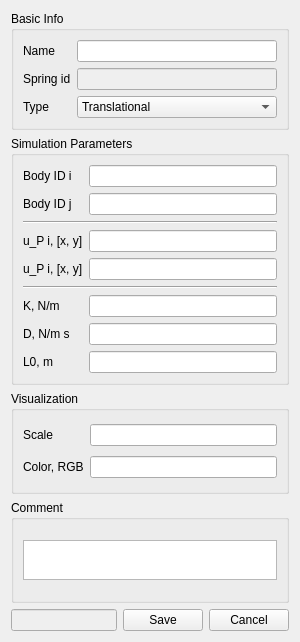
<?xml version="1.0" encoding="UTF-8"?>
<ui version="4.0">
 <class>Form</class>
 <widget class="QWidget" name="Form">
  <property name="geometry">
   <rect>
    <x>0</x>
    <y>0</y>
    <width>300</width>
    <height>642</height>
   </rect>
  </property>
  <property name="minimumSize">
   <size>
    <width>300</width>
    <height>642</height>
   </size>
  </property>
  <property name="maximumSize">
   <size>
    <width>302</width>
    <height>642</height>
   </size>
  </property>
  <property name="windowTitle">
   <string>Spring</string>
  </property>
  <layout class="QVBoxLayout" name="verticalLayout">
   <item>
    <widget class="QGroupBox" name="groupBox_basicInfo">
     <property name="title">
      <string>Basic Info</string>
     </property>
     <layout class="QGridLayout" name="gridLayout">
      <item row="1" column="0">
       <widget class="QLabel" name="springID_label">
        <property name="text">
         <string>Spring id</string>
        </property>
       </widget>
      </item>
      <item row="0" column="2">
       <widget class="QLineEdit" name="name_lineEdit"/>
      </item>
      <item row="2" column="2">
       <widget class="QComboBox" name="springType_comboBox">
        <item>
         <property name="text">
          <string>Translational</string>
         </property>
        </item>
        <item>
         <property name="text">
          <string>Rotational</string>
         </property>
        </item>
       </widget>
      </item>
      <item row="2" column="0">
       <widget class="QLabel" name="springType_label">
        <property name="text">
         <string>Type</string>
        </property>
       </widget>
      </item>
      <item row="1" column="2">
       <widget class="QLineEdit" name="springID_lineEdit">
        <property name="enabled">
         <bool>false</bool>
        </property>
       </widget>
      </item>
      <item row="0" column="0">
       <widget class="QLabel" name="name_label">
        <property name="text">
         <string>Name</string>
        </property>
       </widget>
      </item>
     </layout>
    </widget>
   </item>
   <item>
    <widget class="QGroupBox" name="groupBox_simulationParameters">
     <property name="title">
      <string>Simulation Parameters</string>
     </property>
     <layout class="QGridLayout" name="gridLayout_2">
      <item row="0" column="0">
       <widget class="QLabel" name="bodyIDi_label">
        <property name="text">
         <string>Body ID i</string>
        </property>
       </widget>
      </item>
      <item row="4" column="0">
       <widget class="QLabel" name="uPj_label">
        <property name="text">
         <string>u_P i, [x, y]</string>
        </property>
       </widget>
      </item>
      <item row="2" column="0" colspan="2">
       <widget class="Line" name="line">
        <property name="orientation">
         <enum>Qt::Horizontal</enum>
        </property>
       </widget>
      </item>
      <item row="3" column="0">
       <widget class="QLabel" name="uPi_label">
        <property name="text">
         <string>u_P i, [x, y]</string>
        </property>
       </widget>
      </item>
      <item row="1" column="1">
       <widget class="QLineEdit" name="bodyIDj_lineEdit"/>
      </item>
      <item row="1" column="0">
       <widget class="QLabel" name="bodyIDj_label">
        <property name="text">
         <string>Body ID j</string>
        </property>
       </widget>
      </item>
      <item row="6" column="1">
       <widget class="QLineEdit" name="K_lineEdit"/>
      </item>
      <item row="0" column="1">
       <widget class="QLineEdit" name="bodyIDi_lineEdit"/>
      </item>
      <item row="3" column="1">
       <widget class="QLineEdit" name="uPi_lineEdit"/>
      </item>
      <item row="6" column="0">
       <widget class="QLabel" name="K_label">
        <property name="text">
         <string>K, N/m</string>
        </property>
       </widget>
      </item>
      <item row="7" column="0">
       <widget class="QLabel" name="D_label">
        <property name="text">
         <string>D, N/m s</string>
        </property>
       </widget>
      </item>
      <item row="4" column="1">
       <widget class="QLineEdit" name="uPj_lineEdit">
        <property name="inputMask">
         <string/>
        </property>
       </widget>
      </item>
      <item row="7" column="1">
       <widget class="QLineEdit" name="D_lineEdit"/>
      </item>
      <item row="5" column="0" colspan="2">
       <widget class="Line" name="line_2">
        <property name="orientation">
         <enum>Qt::Horizontal</enum>
        </property>
       </widget>
      </item>
      <item row="8" column="1">
       <widget class="QLineEdit" name="L0_lineEdit"/>
      </item>
      <item row="8" column="0">
       <widget class="QLabel" name="L0_label">
        <property name="text">
         <string>L0, m</string>
        </property>
       </widget>
      </item>
     </layout>
    </widget>
   </item>
   <item>
    <widget class="QGroupBox" name="visualization_groupBox">
     <property name="minimumSize">
      <size>
       <width>0</width>
       <height>40</height>
      </size>
     </property>
     <property name="title">
      <string>Visualization</string>
     </property>
     <layout class="QGridLayout" name="gridLayout_4">
      <item row="0" column="1">
       <widget class="QLineEdit" name="scale_lineEdit"/>
      </item>
      <item row="0" column="0">
       <widget class="QLabel" name="scale_label">
        <property name="text">
         <string>Scale</string>
        </property>
       </widget>
      </item>
      <item row="1" column="1">
       <widget class="QLineEdit" name="color_lineEdit"/>
      </item>
      <item row="1" column="0">
       <widget class="QLabel" name="color_label">
        <property name="text">
         <string>Color, RGB</string>
        </property>
       </widget>
      </item>
     </layout>
    </widget>
   </item>
   <item>
    <widget class="QGroupBox" name="groupBox_comment">
     <property name="title">
      <string>Comment</string>
     </property>
     <layout class="QGridLayout" name="gridLayout_3">
      <item row="0" column="0">
       <widget class="QTextEdit" name="comment_textEdit">
        <property name="sizePolicy">
         <sizepolicy hsizetype="Fixed" vsizetype="Fixed">
          <horstretch>0</horstretch>
          <verstretch>0</verstretch>
         </sizepolicy>
        </property>
        <property name="minimumSize">
         <size>
          <width>0</width>
          <height>40</height>
         </size>
        </property>
        <property name="maximumSize">
         <size>
          <width>16777215</width>
          <height>40</height>
         </size>
        </property>
       </widget>
      </item>
     </layout>
    </widget>
   </item>
   <item>
    <layout class="QHBoxLayout" name="bottom_horizontalLayout">
     <item>
      <widget class="QLineEdit" name="info_lineEdit">
       <property name="enabled">
        <bool>false</bool>
       </property>
      </widget>
     </item>
     <item>
      <widget class="QPushButton" name="save_pushButton">
       <property name="text">
        <string>Save</string>
       </property>
      </widget>
     </item>
     <item>
      <widget class="QPushButton" name="cancel_pushButton">
       <property name="text">
        <string>Cancel</string>
       </property>
      </widget>
     </item>
    </layout>
   </item>
  </layout>
 </widget>
 <tabstops>
  <tabstop>name_lineEdit</tabstop>
  <tabstop>springID_lineEdit</tabstop>
  <tabstop>springType_comboBox</tabstop>
  <tabstop>bodyIDi_lineEdit</tabstop>
  <tabstop>bodyIDj_lineEdit</tabstop>
  <tabstop>uPi_lineEdit</tabstop>
  <tabstop>uPj_lineEdit</tabstop>
  <tabstop>K_lineEdit</tabstop>
  <tabstop>D_lineEdit</tabstop>
  <tabstop>info_lineEdit</tabstop>
  <tabstop>save_pushButton</tabstop>
  <tabstop>cancel_pushButton</tabstop>
  <tabstop>comment_textEdit</tabstop>
 </tabstops>
 <resources/>
 <connections/>
</ui>
